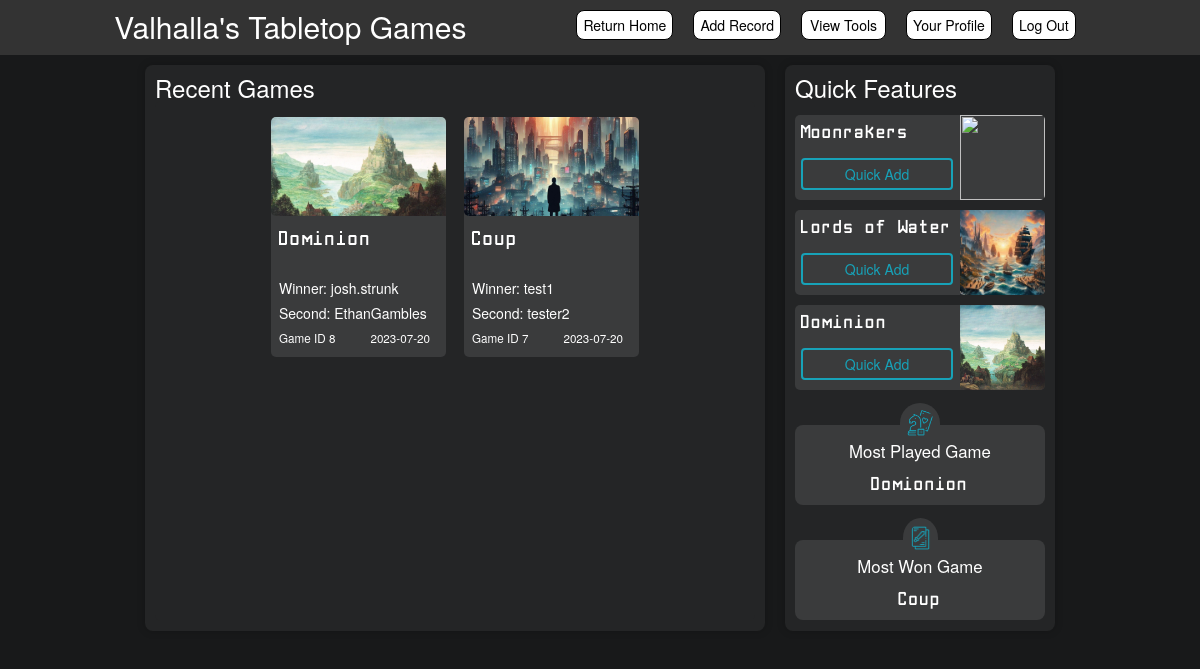
/home (signed in), run on the app's committed database.
### app.py (models this page shows)
class DominionGame(db.Model):
    id = db.Column(db.Integer, primary_key=True)
    game_id = db.Column(db.Integer, nullable=False)
    winnerName = db.Column(db.String(50), nullable=False)
    winnerScore = db.Column(db.Integer, nullable=False)
    secondName = db.Column(db.String(50), nullable=False)
    secondScore = db.Column(db.Integer, nullable=False)
    thirdName = db.Column(db.String(50))
    thirdScore = db.Column(db.Integer)
    fourthName = db.Column(db.String(50))
    fourthScore = db.Column(db.Integer)
    date = db.Column(db.Date)

class User(UserMixin, db.Model):
        id = db.Column(db.Integer, primary_key=True)
        fullname = db.Column(db.String(50), nullable=False)
        username = db.Column(db.String(15), nullable=False, unique=True)
        email = db.Column(db.String(50), nullable=False, unique=True)
        password = db.Column(db.String(80), nullable=False)
        favorites = db.relationship('SupportedGames', secondary=userFavorites, backref='favoritedby')
        played = db.relationship('SupportedNames', secondary=playedUsers, backref='playedwith')
        friends = db.relationship('User', secondary=friends,
                                primaryjoin=(friends.c.user_id == id),
                                secondaryjoin=(friends.c.friend_id == id),
                                backref=db.backref('friend_of', lazy='dynamic'),
                                lazy='dynamic')

class CoupGame(db.Model):
    id = db.Column(db.Integer, primary_key=True)
    game_id = db.Column(db.Integer, nullable=False)
    winnerName = db.Column(db.String(50), nullable=False)
    secondName = db.Column(db.String(50), nullable=False)
    thirdName = db.Column(db.String(50))
    fourthName = db.Column(db.String(50))
    fifthName = db.Column(db.String(50))
    sixthName = db.Column(db.String(50))
    date = db.Column(db.Date)

### app.py (the view)
@app.route('/')
@app.route('/home')
@login_required
def home():
    user = User.query.filter_by(username=current_user.username).first()
    user_friends = user.friends.limit(5).all()
    topGames = findRecentGames(user, 'true')
    print(topGames)
    gamesWon = calcGamesWon(user)
    gamesPlayed = calcGamesPlayed(user)
    mostPlayed = calcMostPlayed(user)
    mostWon = calcMostWon(user)
    bestFriend = calcBestFriend(user)
    profileStats = [gamesPlayed, gamesWon, mostPlayed, mostWon, bestFriend]
    return render_template('home.html', title='Home', name=current_user.fullname, friends=user_friends, recentGames=topGames, profileStats=profileStats)

### app.py (called while the page is built)
@login_manager.user_loader
def load_user(user_id):
    return User.query.get(int(user_id))

### templates/home.html (shortened to what this page needs)
<!DOCTYPE html>
<html lang="en">
<head>
    <link rel="stylesheet" href="https://cdn.jsdelivr.net/npm/bootstrap@3.3.7/dist/css/bootstrap.min.css">
    <link rel="stylesheet" href="{{ url_for('static', filename='css/home.css') }}">
</head>
<body>
    {% extends "base.html" %}
    {% import "bootstrap/wtf.html" as wtf %}
    {% block content %}
        <div id="content">
            <div class="section">
                <h3 style="margin-bottom: 0px;">Recent Games</h3>
                <div id="recentGames">
                    {% for game in recentGames %}
                    <div class="game">
                        <div >
                            <img class="testimg" src="{{ url_for('static', filename='images/home/' + game.game_type.replace(' ', '') + '.png') }}" style="border-top-right-radius: 5px;">
                        </div>
                        <div class="gameContent">
                           <h4>{{ game.game_type }}</h4>
                           <h5>Winner: {{ game.winnerName }}</h5>
                           <h5>Second: {{ game.secondName }}</h5>
                           <span style="font-size: smaller;">Game ID {{ game.game_id}}</span>&nbsp;&nbsp;&nbsp;&nbsp;&nbsp;&nbsp;&nbsp;&nbsp;
                           <span style="font-size: smaller;">{{ game.current_date }}</span>
                        </div>
                    </div>
                    {% endfor %}
                </div>
            </div>
            <div class="section">
                <div id="quickadd">
                    <h3 style="margin-bottom: 14px;">Quick Features</h3>
                    <div class="quickgame">
                        <div>
                            <p class="gameTitle">Moonrakers</p>
                            <button style="width: 152px; outline: none;" class="btn btn-outline">Quick Add</button>
                        </div>
                        <img src="/static/images/addgame/moonrakers.jpg">
                    </div>
                    <div class="quickgame">
                        <div>
                            <p class="gameTitle">Lords of Waterdeep</p>
                            <button style="width: 152px; outline: none;" class="btn btn-outline">Quick Add</button>
                        </div>
                        <img src="/static/images/addgame/lordsofwaterdeep.png">
                    </div>
                    <div class="quickgame">
                        <div>
                            <p class="gameTitle">Dominion</p>
                            <button style="width: 152px; outline: none;" class="btn btn-outline">Quick Add</button>
                        </div>
                        <img src="/static/images/addgame/dominion.png">
                    </div>
                </div>
                <div style="margin-top: 15px;">
                    <div class="stat">
                        <img class="icon" src="/static/images/mostplayed.png">
                        <p style="margin-top: 14px;">Most Played Game</p>
                        <p style="font-family: 'Manolo Mono', sans-serif !important;">{{ profileStats[2] }}</p>
                    </div>
                    <div class="stat">
                        <img class="icon" src="/static/images/mostwon.png" style="width: 35px;">
                        <p style="margin-top: 14px; ">Most Won Game</p>
                        <p style="font-family: 'Manolo Mono', sans-serif !important;">{{ profileStats[3] }}</p>
                    </div>
                </div>
            </div>
        </div>
    {% endblock %}

### static/css/home.css (style rules this page uses)
#recentGames { height: 370px; width: 630px; display: flex; flex-direction: row; flex-wrap: wrap; justify-content: center; background-color: #242526; border-radius: 6px; }
.game { display: flex; flex-direction: row; background-color: #3A3B3C; width: 350px; height: 100px; margin-top: 16px; border-radius: 5px; margin-left: 9px; margin-right: 9px; transition: transform 0.2s; }
img { width: 100px; height: 100px; border-top-left-radius: 5px; border-bottom-left-radius: 5px; }
h3 { color: white; margin-top: 0px; }
.gameContent { margin-left: 8px; }
.gameContent h5 { color: white; margin-bottom: 5px; }
.gameContent h4 { color: white; margin-top: 14px; margin-bottom: 22px; font-family: 'Manolo Mono', sans-serif !important; }
.gameContent span { color: white; }
.quickgame { display: flex; flex-direction: row; width: 250px; justify-content: space-between; margin-top: 10px; background-color: #3A3B3C; padding-left: 6px; border-radius:5px !important; }
.btn-outline { color: #17a2b8 !important; background: transparent; border: 2px solid #17a2b8; outline: none; padding: 4px 7px; margin-top: 5px; }
.quickgame p { color: white; font-size: larger; margin-bottom: 8px; margin-top: 6px; font-family: 'Manolo Mono', sans-serif !important; }
.quickgame img { border-radius:0px 5px 5px 0px; width: 85px; height: 85px; }
.testimg { width: 175px; height: 98.4375px; border-top-left-radius: 5px; border-bottom-left-radius: 5px; }
#recentGames { height: 520px; width: 600px; display: flex; flex-direction: row; flex-wrap: wrap; justify-content: center; background-color: #242526; border-radius: 6px; }
#recentGames .game { display: flex; flex-direction: column; background-color: #3A3B3C; width: 175px; height: 240px; margin-top: 16px; border-radius: 5px; margin-left: 9px; margin-right: 9px; }
#recentGames h4 { color: white; margin-top: 14px; margin-bottom: 11px; height: 40px; font-family: 'Manolo Mono', sans-serif !important; }
.stat { width: 250px; height: 80px; background-color: #3A3B3C; margin-top: 35px; display: flex; flex-direction: column; align-items: center; position: relative; border-radius: 8px; }
.stat p { color: white; font-size: larger; z-index: 200; }
.icon { background-color: #3A3B3C; z-index: 199; width: 40px; height: 40px; position: absolute; top: -22px; border-radius: 50%; border-bottom-right-radius: 0px !important; border-bottom-left-radius: 0px !important; padding: 6px; }

### static/css/baseStyles.css (style rules this page uses)
body { background-color: #18191A; }
#content { display: flex; justify-content: center; background-color: #18191A; }
.section { margin: 10px; border-radius: 8px; box-shadow: 0px 0px 8px rgba(0, 0, 0, 0.2); padding: 10px; background-color:#242526; }

### data on the page
DominionGame: winnerName "josh.strunk", secondName "EthanGambles"
User: winnerName "test1"
CoupGame: secondName "tester2"

### other printed values
{{ game.game_type }} "Dominion" "Coup"
{{ game.game_id }} "8" "7"
{{ game.current_date }} "2023-07-20" "2023-07-20"
{{ profileStats[2] }} "Domionion"
{{ profileStats[3] }} "Coup"
